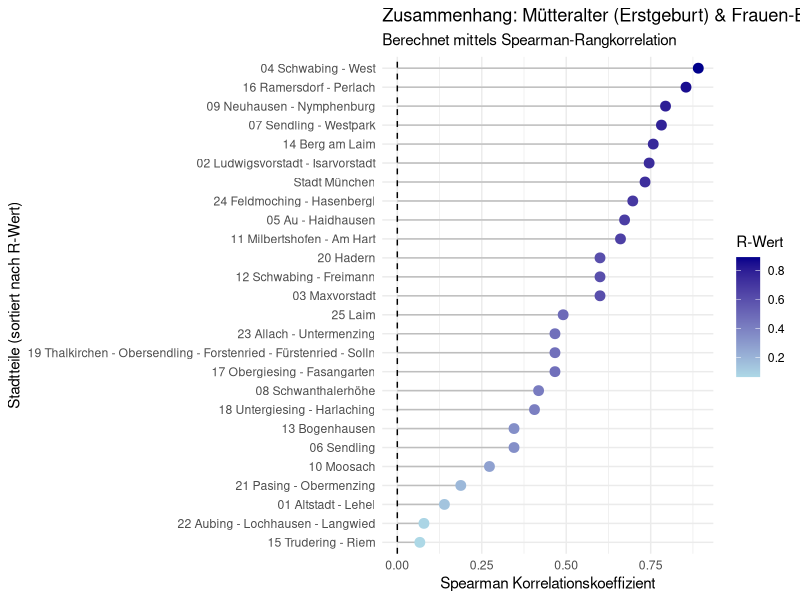

Write R code to recreate this figure.
# 1. Bibliotheken laden
library(readxl)
library(tidyverse) # enthält dplyr, ggplot2, etc.
library(ggpubr)
library(broom)

# 2. Daten einlesen
# (Stelle sicher, dass die Pfade zu deinen Dateien stimmen)
export_be <- read_excel("data/raw/export_be.xlsx")
be_sheet <- read_excel("data/raw/export_be.xlsx", sheet = "BEVÖLKERUNG")

export_ar <- read_excel("data/raw/export_ar.xlsx")
ar_sheet <- read_excel("data/raw/export_ar.xlsx", sheet = "ARBEITSMARKT")

# 3. Datenbereinigung: Mütteralter
all_districts_and_city <- be_sheet %>%
  filter(
    Indikator == "Durchschnittsalter Mütter erstgebärend",
    Ausprägung == "insgesamt"
  ) %>%
  mutate(
    mean_age = `Basiswert 1` / `Basiswert 2`
  )

# 4. Datenbereinigung: Frauenanteil am Arbeitsmarkt
Sozialversicherungspflichtig_Beschäftigte_anteil_frau <- ar_sheet %>%
  filter(
    Indikator == "Sozialversicherungspflichtig Beschäftigte - Anteil",
    Ausprägung == "weiblich"
  ) %>%
  mutate(
    anteil = 100 * `Basiswert 1` / `Basiswert 2`
  )

# 5. Daten zusammenfügen (Join)
korrelations_daten <- inner_join(
  all_districts_and_city, 
  Sozialversicherungspflichtig_Beschäftigte_anteil_frau, 
  by = c("Raumbezug", "Jahr")
)

# 6. Spearman-Korrelation berechnen
korrelations_stats <- korrelations_daten %>%
  group_by(Raumbezug) %>%
  summarize(
    test_stats = list(broom::tidy(cor.test(mean_age, anteil, method = "spearman", exact = FALSE))),
    .groups = "drop"
  ) %>%
  unnest(test_stats) %>%
  mutate(bezirk_nr = substr(Raumbezug, 1, 2))

# 7. Visualisierung
ggplot(korrelations_stats, 
       aes(x = reorder(Raumbezug, estimate), y = estimate)) +
  geom_segment(aes(xend = reorder(Raumbezug, estimate), yend = 0), color = "grey") +
  geom_point(aes(color = estimate), size = 3) + 
  geom_hline(yintercept = 0, linetype = "dashed", color = "black") +
  scale_color_gradient(low = "lightblue", high = "darkblue") +
  coord_flip() +
  labs(
    title = "Zusammenhang: Mütteralter (Erstgeburt) & Frauen-Beschäftigtenanteil",
    subtitle = "Berechnet mittels Spearman-Rangkorrelation",
    x = "Stadtteile (sortiert nach R-Wert)",
    y = "Spearman Korrelationskoeffizient", 
    color = "R-Wert"
  ) +
  theme_minimal()
